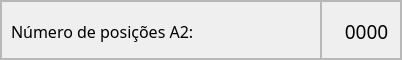
                         <widget class="QFrame" name="frame_68">
                          <property name="minimumSize">
                           <size>
                            <width>0</width>
                            <height>60</height>
                           </size>
                          </property>
                          <property name="maximumSize">
                           <size>
                            <width>16777215</width>
                            <height>60</height>
                           </size>
                          </property>
                          <property name="frameShape">
                           <enum>QFrame::StyledPanel</enum>
                          </property>
                          <property name="frameShadow">
                           <enum>QFrame::Raised</enum>
                          </property>
                          <layout class="QHBoxLayout" name="horizontalLayout_14">
                           <property name="spacing">
                            <number>0</number>
                           </property>
                           <property name="leftMargin">
                            <number>0</number>
                           </property>
                           <property name="topMargin">
                            <number>0</number>
                           </property>
                           <property name="rightMargin">
                            <number>0</number>
                           </property>
                           <property name="bottomMargin">
                            <number>0</number>
                           </property>
                           <item>
                            <widget class="QFrame" name="frame_69">
                             <property name="sizePolicy">
                              <sizepolicy hsizetype="Preferred" vsizetype="Preferred">
                               <horstretch>0</horstretch>
                               <verstretch>0</verstretch>
                              </sizepolicy>
                             </property>
                             <property name="minimumSize">
                              <size>
                               <width>320</width>
                               <height>0</height>
                              </size>
                             </property>
                             <property name="frameShape">
                              <enum>QFrame::StyledPanel</enum>
                             </property>
                             <property name="frameShadow">
                              <enum>QFrame::Raised</enum>
                             </property>
                             <widget class="QLabel" name="label_26">
                              <property name="geometry">
                               <rect>
                                <x>10</x>
                                <y>0</y>
                                <width>311</width>
                                <height>61</height>
                               </rect>
                              </property>
                              <property name="sizePolicy">
                               <sizepolicy hsizetype="Preferred" vsizetype="Preferred">
                                <horstretch>0</horstretch>
                                <verstretch>0</verstretch>
                               </sizepolicy>
                              </property>
                              <property name="font">
                               <font>
                                <family>Equinox Bold</family>
                                <pointsize>12</pointsize>
                               </font>
                              </property>
                              <property name="text">
                               <string>Número de posições A2:</string>
                              </property>
                             </widget>
                            </widget>
                           </item>
                           <item>
                            <widget class="QFrame" name="frame_70">
                             <property name="minimumSize">
                              <size>
                               <width>80</width>
                               <height>0</height>
                              </size>
                             </property>
                             <property name="frameShape">
                              <enum>QFrame::StyledPanel</enum>
                             </property>
                             <property name="frameShadow">
                              <enum>QFrame::Raised</enum>
                             </property>
                             <widget class="QLabel" name="lbl_num_pos_a2">
                              <property name="geometry">
                               <rect>
                                <x>0</x>
                                <y>0</y>
                                <width>91</width>
                                <height>61</height>
                               </rect>
                              </property>
                              <property name="font">
                               <font>
                                <family>Equinox Bold</family>
                                <pointsize>14</pointsize>
                               </font>
                              </property>
                              <property name="text">
                               <string>0000</string>
                              </property>
                              <property name="alignment">
                               <set>Qt::AlignCenter</set>
                              </property>
                             </widget>
                            </widget>
                           </item>
                          </layout>
                         </widget>
